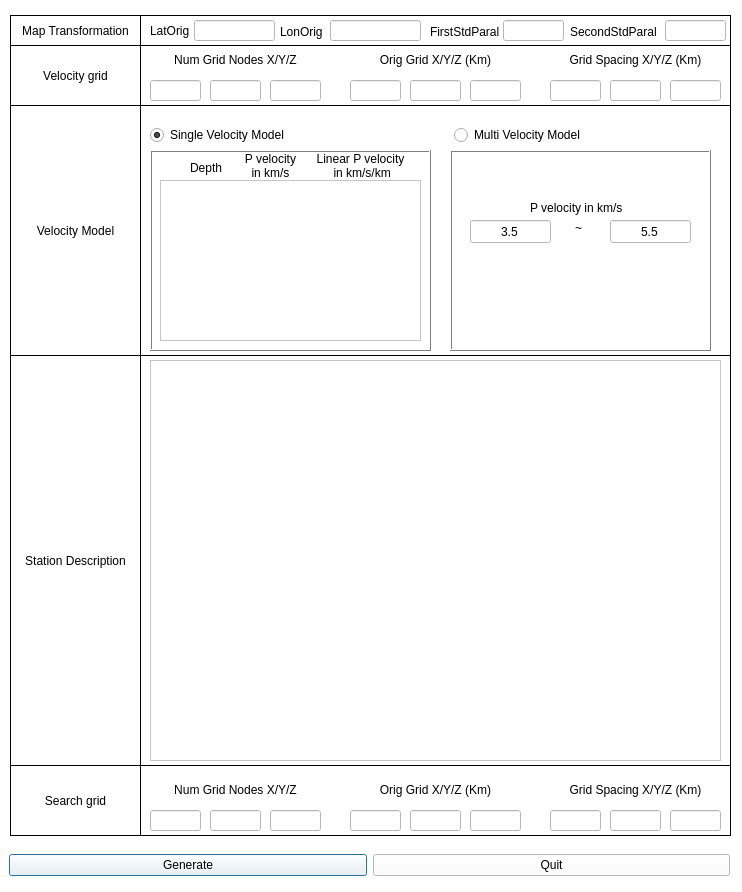
 <widget class="QDialog" name="NLLoc">
  <property name="geometry">
   <rect>
    <x>0</x>
    <y>0</y>
    <width>742</width>
    <height>892</height>
   </rect>
  </property>
  <property name="palette">
   <palette>
    <active>
     <colorrole role="WindowText">
      <brush brushstyle="SolidPattern">
       <color alpha="255">
        <red>0</red>
        <green>0</green>
        <blue>0</blue>
       </color>
      </brush>
     </colorrole>
     <colorrole role="Button">
      <brush brushstyle="SolidPattern">
       <color alpha="255">
        <red>255</red>
        <green>255</green>
        <blue>255</blue>
       </color>
      </brush>
     </colorrole>
     <colorrole role="Light">
      <brush brushstyle="SolidPattern">
       <color alpha="255">
        <red>255</red>
        <green>255</green>
        <blue>255</blue>
       </color>
      </brush>
     </colorrole>
     <colorrole role="Midlight">
      <brush brushstyle="SolidPattern">
       <color alpha="255">
        <red>255</red>
        <green>255</green>
        <blue>255</blue>
       </color>
      </brush>
     </colorrole>
     <colorrole role="Dark">
      <brush brushstyle="SolidPattern">
       <color alpha="255">
        <red>127</red>
        <green>127</green>
        <blue>127</blue>
       </color>
      </brush>
     </colorrole>
     <colorrole role="Mid">
      <brush brushstyle="SolidPattern">
       <color alpha="255">
        <red>170</red>
        <green>170</green>
        <blue>170</blue>
       </color>
      </brush>
     </colorrole>
     <colorrole role="Text">
      <brush brushstyle="SolidPattern">
       <color alpha="255">
        <red>0</red>
        <green>0</green>
        <blue>0</blue>
       </color>
      </brush>
     </colorrole>
     <colorrole role="BrightText">
      <brush brushstyle="SolidPattern">
       <color alpha="255">
        <red>255</red>
        <green>255</green>
        <blue>255</blue>
       </color>
      </brush>
     </colorrole>
     <colorrole role="ButtonText">
      <brush brushstyle="SolidPattern">
       <color alpha="255">
        <red>0</red>
        <green>0</green>
        <blue>0</blue>
       </color>
      </brush>
     </colorrole>
     <colorrole role="Base">
      <brush brushstyle="SolidPattern">
       <color alpha="255">
        <red>255</red>
        <green>255</green>
        <blue>255</blue>
       </color>
      </brush>
     </colorrole>
     <colorrole role="Window">
      <brush brushstyle="SolidPattern">
       <color alpha="255">
        <red>255</red>
        <green>255</green>
        <blue>255</blue>
       </color>
      </brush>
     </colorrole>
     <colorrole role="Shadow">
      <brush brushstyle="SolidPattern">
       <color alpha="255">
        <red>0</red>
        <green>0</green>
        <blue>0</blue>
       </color>
      </brush>
     </colorrole>
     <colorrole role="AlternateBase">
      <brush brushstyle="SolidPattern">
       <color alpha="255">
        <red>255</red>
        <green>255</green>
        <blue>255</blue>
       </color>
      </brush>
     </colorrole>
     <colorrole role="ToolTipBase">
      <brush brushstyle="SolidPattern">
       <color alpha="255">
        <red>255</red>
        <green>255</green>
        <blue>220</blue>
       </color>
      </brush>
     </colorrole>
     <colorrole role="ToolTipText">
      <brush brushstyle="SolidPattern">
       <color alpha="255">
        <red>0</red>
        <green>0</green>
        <blue>0</blue>
       </color>
      </brush>
     </colorrole>
    </active>
    <inactive>
     <colorrole role="WindowText">
      <brush brushstyle="SolidPattern">
       <color alpha="255">
        <red>0</red>
        <green>0</green>
        <blue>0</blue>
       </color>
      </brush>
     </colorrole>
     <colorrole role="Button">
      <brush brushstyle="SolidPattern">
       <color alpha="255">
        <red>255</red>
        <green>255</green>
        <blue>255</blue>
       </color>
      </brush>
     </colorrole>
     <colorrole role="Light">
      <brush brushstyle="SolidPattern">
       <color alpha="255">
        <red>255</red>
        <green>255</green>
        <blue>255</blue>
       </color>
      </brush>
     </colorrole>
     <colorrole role="Midlight">
      <brush brushstyle="SolidPattern">
       <color alpha="255">
        <red>255</red>
        <green>255</green>
        <blue>255</blue>
       </color>
      </brush>
     </colorrole>
     <colorrole role="Dark">
      <brush brushstyle="SolidPattern">
       <color alpha="255">
        <red>127</red>
        <green>127</green>
        <blue>127</blue>
       </color>
      </brush>
     </colorrole>
     <colorrole role="Mid">
      <brush brushstyle="SolidPattern">
       <color alpha="255">
        <red>170</red>
        <green>170</green>
        <blue>170</blue>
       </color>
      </brush>
     </colorrole>
     <colorrole role="Text">
      <brush brushstyle="SolidPattern">
       <color alpha="255">
        <red>0</red>
        <green>0</green>
        <blue>0</blue>
       </color>
      </brush>
     </colorrole>
     <colorrole role="BrightText">
      <brush brushstyle="SolidPattern">
       <color alpha="255">
        <red>255</red>
        <green>255</green>
        <blue>255</blue>
       </color>
      </brush>
     </colorrole>
     <colorrole role="ButtonText">
      <brush brushstyle="SolidPattern">
       <color alpha="255">
        <red>0</red>
        <green>0</green>
        <blue>0</blue>
       </color>
      </brush>
     </colorrole>
     <colorrole role="Base">
      <brush brushstyle="SolidPattern">
       <color alpha="255">
        <red>255</red>
        <green>255</green>
        <blue>255</blue>
       </color>
      </brush>
     </colorrole>
     <colorrole role="Window">
      <brush brushstyle="SolidPattern">
       <color alpha="255">
        <red>255</red>
        <green>255</green>
        <blue>255</blue>
       </color>
      </brush>
     </colorrole>
     <colorrole role="Shadow">
      <brush brushstyle="SolidPattern">
       <color alpha="255">
        <red>0</red>
        <green>0</green>
        <blue>0</blue>
       </color>
      </brush>
     </colorrole>
     <colorrole role="AlternateBase">
      <brush brushstyle="SolidPattern">
       <color alpha="255">
        <red>255</red>
        <green>255</green>
        <blue>255</blue>
       </color>
      </brush>
     </colorrole>
     <colorrole role="ToolTipBase">
      <brush brushstyle="SolidPattern">
       <color alpha="255">
        <red>255</red>
        <green>255</green>
        <blue>220</blue>
       </color>
      </brush>
     </colorrole>
     <colorrole role="ToolTipText">
      <brush brushstyle="SolidPattern">
       <color alpha="255">
        <red>0</red>
        <green>0</green>
        <blue>0</blue>
       </color>
      </brush>
     </colorrole>
    </inactive>
    <disabled>
     <colorrole role="WindowText">
      <brush brushstyle="SolidPattern">
       <color alpha="255">
        <red>0</red>
        <green>0</green>
        <blue>0</blue>
       </color>
      </brush>
     </colorrole>
     <colorrole role="Button">
      <brush brushstyle="SolidPattern">
       <color alpha="255">
        <red>255</red>
        <green>255</green>
        <blue>255</blue>
       </color>
      </brush>
     </colorrole>
     <colorrole role="Light">
      <brush brushstyle="SolidPattern">
       <color alpha="255">
        <red>255</red>
        <green>255</green>
        <blue>255</blue>
       </color>
      </brush>
     </colorrole>
     <colorrole role="Midlight">
      <brush brushstyle="SolidPattern">
       <color alpha="255">
        <red>255</red>
        <green>255</green>
        <blue>255</blue>
       </color>
      </brush>
     </colorrole>
     <colorrole role="Dark">
      <brush brushstyle="SolidPattern">
       <color alpha="255">
        <red>127</red>
        <green>127</green>
        <blue>127</blue>
       </color>
      </brush>
     </colorrole>
     <colorrole role="Mid">
      <brush brushstyle="SolidPattern">
       <color alpha="255">
        <red>170</red>
        <green>170</green>
        <blue>170</blue>
       </color>
      </brush>
     </colorrole>
     <colorrole role="Text">
      <brush brushstyle="SolidPattern">
       <color alpha="255">
        <red>0</red>
        <green>0</green>
        <blue>0</blue>
       </color>
      </brush>
     </colorrole>
     <colorrole role="BrightText">
      <brush brushstyle="SolidPattern">
       <color alpha="255">
        <red>255</red>
        <green>255</green>
        <blue>255</blue>
       </color>
      </brush>
     </colorrole>
     <colorrole role="ButtonText">
      <brush brushstyle="SolidPattern">
       <color alpha="255">
        <red>0</red>
        <green>0</green>
        <blue>0</blue>
       </color>
      </brush>
     </colorrole>
     <colorrole role="Base">
      <brush brushstyle="SolidPattern">
       <color alpha="255">
        <red>255</red>
        <green>255</green>
        <blue>255</blue>
       </color>
      </brush>
     </colorrole>
     <colorrole role="Window">
      <brush brushstyle="SolidPattern">
       <color alpha="255">
        <red>255</red>
        <green>255</green>
        <blue>255</blue>
       </color>
      </brush>
     </colorrole>
     <colorrole role="Shadow">
      <brush brushstyle="SolidPattern">
       <color alpha="255">
        <red>0</red>
        <green>0</green>
        <blue>0</blue>
       </color>
      </brush>
     </colorrole>
     <colorrole role="AlternateBase">
      <brush brushstyle="SolidPattern">
       <color alpha="255">
        <red>255</red>
        <green>255</green>
        <blue>255</blue>
       </color>
      </brush>
     </colorrole>
     <colorrole role="ToolTipBase">
      <brush brushstyle="SolidPattern">
       <color alpha="255">
        <red>255</red>
        <green>255</green>
        <blue>220</blue>
       </color>
      </brush>
     </colorrole>
     <colorrole role="ToolTipText">
      <brush brushstyle="SolidPattern">
       <color alpha="255">
        <red>0</red>
        <green>0</green>
        <blue>0</blue>
       </color>
      </brush>
     </colorrole>
    </disabled>
   </palette>
  </property>
  <property name="windowTitle">
   <string>Config NLLoc params</string>
  </property>
  <widget class="QLabel" name="LB11">
   <property name="enabled">
    <bool>false</bool>
   </property>
   <property name="geometry">
    <rect>
     <x>10</x>
     <y>15</y>
     <width>131</width>
     <height>31</height>
    </rect>
   </property>
   <property name="frameShape">
    <enum>QFrame::Box</enum>
   </property>
   <property name="frameShadow">
    <enum>QFrame::Plain</enum>
   </property>
   <property name="text">
    <string>Map Transformation</string>
   </property>
   <property name="alignment">
    <set>Qt::AlignCenter</set>
   </property>
  </widget>
  <widget class="QLineEdit" name="latOrigLE">
   <property name="enabled">
    <bool>true</bool>
   </property>
   <property name="geometry">
    <rect>
     <x>194</x>
     <y>20</y>
     <width>81</width>
     <height>21</height>
    </rect>
   </property>
   <property name="text">
    <string/>
   </property>
   <property name="alignment">
    <set>Qt::AlignCenter</set>
   </property>
  </widget>
  <widget class="QLabel" name="LB21">
   <property name="enabled">
    <bool>false</bool>
   </property>
   <property name="geometry">
    <rect>
     <x>140</x>
     <y>15</y>
     <width>591</width>
     <height>31</height>
    </rect>
   </property>
   <property name="frameShape">
    <enum>QFrame::Box</enum>
   </property>
   <property name="frameShadow">
    <enum>QFrame::Plain</enum>
   </property>
   <property name="text">
    <string/>
   </property>
   <property name="alignment">
    <set>Qt::AlignCenter</set>
   </property>
  </widget>
  <widget class="QLabel" name="label">
   <property name="geometry">
    <rect>
     <x>150</x>
     <y>22</y>
     <width>55</width>
     <height>17</height>
    </rect>
   </property>
   <property name="text">
    <string>LatOrig</string>
   </property>
  </widget>
  <widget class="QLabel" name="label_2">
   <property name="geometry">
    <rect>
     <x>280</x>
     <y>23</y>
     <width>55</width>
     <height>17</height>
    </rect>
   </property>
   <property name="text">
    <string>LonOrig</string>
   </property>
  </widget>
  <widget class="QLineEdit" name="lonOrigLE">
   <property name="enabled">
    <bool>true</bool>
   </property>
   <property name="geometry">
    <rect>
     <x>330</x>
     <y>20</y>
     <width>91</width>
     <height>21</height>
    </rect>
   </property>
   <property name="text">
    <string/>
   </property>
   <property name="alignment">
    <set>Qt::AlignCenter</set>
   </property>
  </widget>
  <widget class="QLabel" name="label_3">
   <property name="geometry">
    <rect>
     <x>430</x>
     <y>23</y>
     <width>81</width>
     <height>17</height>
    </rect>
   </property>
   <property name="text">
    <string>FirstStdParal</string>
   </property>
  </widget>
  <widget class="QLineEdit" name="fspLE">
   <property name="enabled">
    <bool>true</bool>
   </property>
   <property name="geometry">
    <rect>
     <x>503</x>
     <y>20</y>
     <width>61</width>
     <height>21</height>
    </rect>
   </property>
   <property name="text">
    <string/>
   </property>
   <property name="alignment">
    <set>Qt::AlignCenter</set>
   </property>
  </widget>
  <widget class="QLabel" name="sspLB">
   <property name="geometry">
    <rect>
     <x>570</x>
     <y>23</y>
     <width>101</width>
     <height>17</height>
    </rect>
   </property>
   <property name="text">
    <string>SecondStdParal</string>
   </property>
  </widget>
  <widget class="QLineEdit" name="sspLE">
   <property name="enabled">
    <bool>true</bool>
   </property>
   <property name="geometry">
    <rect>
     <x>665</x>
     <y>20</y>
     <width>61</width>
     <height>21</height>
    </rect>
   </property>
   <property name="text">
    <string/>
   </property>
   <property name="alignment">
    <set>Qt::AlignCenter</set>
   </property>
  </widget>
  <widget class="QLabel" name="LB11_2">
   <property name="enabled">
    <bool>false</bool>
   </property>
   <property name="geometry">
    <rect>
     <x>10</x>
     <y>765</y>
     <width>131</width>
     <height>71</height>
    </rect>
   </property>
   <property name="frameShape">
    <enum>QFrame::Box</enum>
   </property>
   <property name="frameShadow">
    <enum>QFrame::Plain</enum>
   </property>
   <property name="text">
    <string>Search grid</string>
   </property>
   <property name="alignment">
    <set>Qt::AlignCenter</set>
   </property>
  </widget>
  <widget class="QLabel" name="LB21_2">
   <property name="enabled">
    <bool>false</bool>
   </property>
   <property name="geometry">
    <rect>
     <x>140</x>
     <y>765</y>
     <width>591</width>
     <height>71</height>
    </rect>
   </property>
   <property name="frameShape">
    <enum>QFrame::Box</enum>
   </property>
   <property name="frameShadow">
    <enum>QFrame::Plain</enum>
   </property>
   <property name="text">
    <string/>
   </property>
   <property name="alignment">
    <set>Qt::AlignCenter</set>
   </property>
  </widget>
  <widget class="QLabel" name="label_5">
   <property name="geometry">
    <rect>
     <x>150</x>
     <y>780</y>
     <width>171</width>
     <height>20</height>
    </rect>
   </property>
   <property name="text">
    <string>Num Grid Nodes X/Y/Z</string>
   </property>
   <property name="alignment">
    <set>Qt::AlignCenter</set>
   </property>
  </widget>
  <widget class="QLineEdit" name="ngxLE">
   <property name="enabled">
    <bool>true</bool>
   </property>
   <property name="geometry">
    <rect>
     <x>150</x>
     <y>810</y>
     <width>51</width>
     <height>21</height>
    </rect>
   </property>
   <property name="text">
    <string/>
   </property>
   <property name="alignment">
    <set>Qt::AlignCenter</set>
   </property>
  </widget>
  <widget class="QLineEdit" name="ngyLE">
   <property name="enabled">
    <bool>true</bool>
   </property>
   <property name="geometry">
    <rect>
     <x>210</x>
     <y>810</y>
     <width>51</width>
     <height>21</height>
    </rect>
   </property>
   <property name="text">
    <string/>
   </property>
   <property name="alignment">
    <set>Qt::AlignCenter</set>
   </property>
  </widget>
  <widget class="QLineEdit" name="ngzLE">
   <property name="enabled">
    <bool>true</bool>
   </property>
   <property name="geometry">
    <rect>
     <x>270</x>
     <y>810</y>
     <width>51</width>
     <height>21</height>
    </rect>
   </property>
   <property name="text">
    <string/>
   </property>
   <property name="alignment">
    <set>Qt::AlignCenter</set>
   </property>
  </widget>
  <widget class="QLabel" name="label_6">
   <property name="geometry">
    <rect>
     <x>350</x>
     <y>780</y>
     <width>171</width>
     <height>20</height>
    </rect>
   </property>
   <property name="text">
    <string>Orig Grid X/Y/Z (Km)</string>
   </property>
   <property name="alignment">
    <set>Qt::AlignCenter</set>
   </property>
  </widget>
  <widget class="QLabel" name="label_7">
   <property name="geometry">
    <rect>
     <x>550</x>
     <y>780</y>
     <width>171</width>
     <height>20</height>
    </rect>
   </property>
   <property name="text">
    <string>Grid Spacing X/Y/Z (Km)</string>
   </property>
   <property name="alignment">
    <set>Qt::AlignCenter</set>
   </property>
  </widget>
  <widget class="QLineEdit" name="ogxLE">
   <property name="enabled">
    <bool>true</bool>
   </property>
   <property name="geometry">
    <rect>
     <x>350</x>
     <y>810</y>
     <width>51</width>
     <height>21</height>
    </rect>
   </property>
   <property name="text">
    <string/>
   </property>
   <property name="alignment">
    <set>Qt::AlignCenter</set>
   </property>
  </widget>
  <widget class="QLineEdit" name="ogyLE">
   <property name="enabled">
    <bool>true</bool>
   </property>
   <property name="geometry">
    <rect>
     <x>410</x>
     <y>810</y>
     <width>51</width>
     <height>21</height>
    </rect>
   </property>
   <property name="text">
    <string/>
   </property>
   <property name="alignment">
    <set>Qt::AlignCenter</set>
   </property>
  </widget>
  <widget class="QLineEdit" name="ogzLE">
   <property name="enabled">
    <bool>true</bool>
   </property>
   <property name="geometry">
    <rect>
     <x>470</x>
     <y>810</y>
     <width>51</width>
     <height>21</height>
    </rect>
   </property>
   <property name="text">
    <string/>
   </property>
   <property name="alignment">
    <set>Qt::AlignCenter</set>
   </property>
  </widget>
  <widget class="QLineEdit" name="gsxLE">
   <property name="enabled">
    <bool>true</bool>
   </property>
   <property name="geometry">
    <rect>
     <x>550</x>
     <y>810</y>
     <width>51</width>
     <height>21</height>
    </rect>
   </property>
   <property name="text">
    <string/>
   </property>
   <property name="alignment">
    <set>Qt::AlignCenter</set>
   </property>
  </widget>
  <widget class="QLineEdit" name="gsyLE">
   <property name="enabled">
    <bool>true</bool>
   </property>
   <property name="geometry">
    <rect>
     <x>610</x>
     <y>810</y>
     <width>51</width>
     <height>21</height>
    </rect>
   </property>
   <property name="text">
    <string/>
   </property>
   <property name="alignment">
    <set>Qt::AlignCenter</set>
   </property>
  </widget>
  <widget class="QLineEdit" name="gszLE">
   <property name="enabled">
    <bool>true</bool>
   </property>
   <property name="geometry">
    <rect>
     <x>670</x>
     <y>810</y>
     <width>51</width>
     <height>21</height>
    </rect>
   </property>
   <property name="text">
    <string/>
   </property>
   <property name="alignment">
    <set>Qt::AlignCenter</set>
   </property>
  </widget>
  <widget class="QLineEdit" name="vogyLE">
   <property name="enabled">
    <bool>true</bool>
   </property>
   <property name="geometry">
    <rect>
     <x>410</x>
     <y>80</y>
     <width>51</width>
     <height>21</height>
    </rect>
   </property>
   <property name="text">
    <string/>
   </property>
   <property name="alignment">
    <set>Qt::AlignCenter</set>
   </property>
  </widget>
  <widget class="QLineEdit" name="vogzLE">
   <property name="enabled">
    <bool>true</bool>
   </property>
   <property name="geometry">
    <rect>
     <x>470</x>
     <y>80</y>
     <width>51</width>
     <height>21</height>
    </rect>
   </property>
   <property name="text">
    <string/>
   </property>
   <property name="alignment">
    <set>Qt::AlignCenter</set>
   </property>
  </widget>
  <widget class="QLineEdit" name="vngyLE">
   <property name="enabled">
    <bool>true</bool>
   </property>
   <property name="geometry">
    <rect>
     <x>210</x>
     <y>80</y>
     <width>51</width>
     <height>21</height>
    </rect>
   </property>
   <property name="text">
    <string/>
   </property>
   <property name="alignment">
    <set>Qt::AlignCenter</set>
   </property>
  </widget>
  <widget class="QLineEdit" name="vngzLE">
   <property name="enabled">
    <bool>true</bool>
   </property>
   <property name="geometry">
    <rect>
     <x>270</x>
     <y>80</y>
     <width>51</width>
     <height>21</height>
    </rect>
   </property>
   <property name="text">
    <string/>
   </property>
   <property name="alignment">
    <set>Qt::AlignCenter</set>
   </property>
  </widget>
  <widget class="QLineEdit" name="vogxLE">
   <property name="enabled">
    <bool>true</bool>
   </property>
   <property name="geometry">
    <rect>
     <x>350</x>
     <y>80</y>
     <width>51</width>
     <height>21</height>
    </rect>
   </property>
   <property name="text">
    <string/>
   </property>
   <property name="alignment">
    <set>Qt::AlignCenter</set>
   </property>
  </widget>
  <widget class="QLabel" name="LB21_3">
   <property name="enabled">
    <bool>false</bool>
   </property>
   <property name="geometry">
    <rect>
     <x>140</x>
     <y>45</y>
     <width>591</width>
     <height>61</height>
    </rect>
   </property>
   <property name="frameShape">
    <enum>QFrame::Box</enum>
   </property>
   <property name="frameShadow">
    <enum>QFrame::Plain</enum>
   </property>
   <property name="text">
    <string/>
   </property>
   <property name="alignment">
    <set>Qt::AlignCenter</set>
   </property>
  </widget>
  <widget class="QLineEdit" name="vngxLE">
   <property name="enabled">
    <bool>true</bool>
   </property>
   <property name="geometry">
    <rect>
     <x>150</x>
     <y>80</y>
     <width>51</width>
     <height>21</height>
    </rect>
   </property>
   <property name="text">
    <string/>
   </property>
   <property name="alignment">
    <set>Qt::AlignCenter</set>
   </property>
  </widget>
  <widget class="QLineEdit" name="vgsyLE">
   <property name="enabled">
    <bool>true</bool>
   </property>
   <property name="geometry">
    <rect>
     <x>610</x>
     <y>80</y>
     <width>51</width>
     <height>21</height>
    </rect>
   </property>
   <property name="text">
    <string/>
   </property>
   <property name="alignment">
    <set>Qt::AlignCenter</set>
   </property>
  </widget>
  <widget class="QLabel" name="LB11_3">
   <property name="enabled">
    <bool>false</bool>
   </property>
   <property name="geometry">
    <rect>
     <x>10</x>
     <y>45</y>
     <width>131</width>
     <height>61</height>
    </rect>
   </property>
   <property name="frameShape">
    <enum>QFrame::Box</enum>
   </property>
   <property name="frameShadow">
    <enum>QFrame::Plain</enum>
   </property>
   <property name="text">
    <string>Velocity grid</string>
   </property>
   <property name="alignment">
    <set>Qt::AlignCenter</set>
   </property>
  </widget>
  <widget class="QLineEdit" name="vgsxLE">
   <property name="enabled">
    <bool>true</bool>
   </property>
   <property name="geometry">
    <rect>
     <x>550</x>
     <y>80</y>
     <width>51</width>
     <height>21</height>
    </rect>
   </property>
   <property name="text">
    <string/>
   </property>
   <property name="alignment">
    <set>Qt::AlignCenter</set>
   </property>
  </widget>
  <widget class="QLineEdit" name="vgszLE">
   <property name="enabled">
    <bool>true</bool>
   </property>
   <property name="geometry">
    <rect>
     <x>670</x>
     <y>80</y>
     <width>51</width>
     <height>21</height>
    </rect>
   </property>
   <property name="text">
    <string/>
   </property>
   <property name="alignment">
    <set>Qt::AlignCenter</set>
   </property>
  </widget>
  <widget class="QLabel" name="LB11_4">
   <property name="enabled">
    <bool>false</bool>
   </property>
   <property name="geometry">
    <rect>
     <x>10</x>
     <y>105</y>
     <width>131</width>
     <height>251</height>
    </rect>
   </property>
   <property name="frameShape">
    <enum>QFrame::Box</enum>
   </property>
   <property name="frameShadow">
    <enum>QFrame::Plain</enum>
   </property>
   <property name="text">
    <string>Velocity Model</string>
   </property>
   <property name="alignment">
    <set>Qt::AlignCenter</set>
   </property>
  </widget>
  <widget class="QLabel" name="LB21_4">
   <property name="enabled">
    <bool>false</bool>
   </property>
   <property name="geometry">
    <rect>
     <x>140</x>
     <y>105</y>
     <width>591</width>
     <height>251</height>
    </rect>
   </property>
   <property name="frameShape">
    <enum>QFrame::Box</enum>
   </property>
   <property name="frameShadow">
    <enum>QFrame::Plain</enum>
   </property>
   <property name="text">
    <string/>
   </property>
   <property name="alignment">
    <set>Qt::AlignCenter</set>
   </property>
  </widget>
  <widget class="QLabel" name="LB11_5">
   <property name="enabled">
    <bool>false</bool>
   </property>
   <property name="geometry">
    <rect>
     <x>10</x>
     <y>355</y>
     <width>131</width>
     <height>411</height>
    </rect>
   </property>
   <property name="frameShape">
    <enum>QFrame::Box</enum>
   </property>
   <property name="frameShadow">
    <enum>QFrame::Plain</enum>
   </property>
   <property name="text">
    <string>Station Description</string>
   </property>
   <property name="alignment">
    <set>Qt::AlignCenter</set>
   </property>
  </widget>
  <widget class="QLabel" name="LB21_5">
   <property name="enabled">
    <bool>false</bool>
   </property>
   <property name="geometry">
    <rect>
     <x>140</x>
     <y>355</y>
     <width>591</width>
     <height>411</height>
    </rect>
   </property>
   <property name="frameShape">
    <enum>QFrame::Box</enum>
   </property>
   <property name="frameShadow">
    <enum>QFrame::Plain</enum>
   </property>
   <property name="text">
    <string/>
   </property>
   <property name="alignment">
    <set>Qt::AlignCenter</set>
   </property>
  </widget>
  <widget class="QListWidget" name="listWidget">
   <property name="enabled">
    <bool>false</bool>
   </property>
   <property name="geometry">
    <rect>
     <x>150</x>
     <y>360</y>
     <width>571</width>
     <height>401</height>
    </rect>
   </property>
  </widget>
  <widget class="QLabel" name="label_8">
   <property name="geometry">
    <rect>
     <x>150</x>
     <y>50</y>
     <width>171</width>
     <height>20</height>
    </rect>
   </property>
   <property name="text">
    <string>Num Grid Nodes X/Y/Z</string>
   </property>
   <property name="alignment">
    <set>Qt::AlignCenter</set>
   </property>
  </widget>
  <widget class="QLabel" name="label_9">
   <property name="geometry">
    <rect>
     <x>350</x>
     <y>50</y>
     <width>171</width>
     <height>20</height>
    </rect>
   </property>
   <property name="text">
    <string>Orig Grid X/Y/Z (Km)</string>
   </property>
   <property name="alignment">
    <set>Qt::AlignCenter</set>
   </property>
  </widget>
  <widget class="QLabel" name="label_10">
   <property name="geometry">
    <rect>
     <x>550</x>
     <y>50</y>
     <width>171</width>
     <height>20</height>
    </rect>
   </property>
   <property name="text">
    <string>Grid Spacing X/Y/Z (Km)</string>
   </property>
   <property name="alignment">
    <set>Qt::AlignCenter</set>
   </property>
  </widget>
  <widget class="QWidget" name="horizontalLayoutWidget">
   <property name="geometry">
    <rect>
     <x>9</x>
     <y>850</y>
     <width>721</width>
     <height>31</height>
    </rect>
   </property>
   <layout class="QHBoxLayout" name="horizontalLayout">
    <item>
     <widget class="QPushButton" name="genButton">
      <property name="text">
       <string>Generate</string>
      </property>
     </widget>
    </item>
    <item>
     <widget class="QPushButton" name="quitButton">
      <property name="text">
       <string>Quit</string>
      </property>
     </widget>
    </item>
   </layout>
  </widget>
  <widget class="QWidget" name="horizontalLayoutWidget_2">
   <property name="geometry">
    <rect>
     <x>150</x>
     <y>120</y>
     <width>601</width>
     <height>31</height>
    </rect>
   </property>
   <layout class="QHBoxLayout" name="horizontalLayout_2">
    <item>
     <widget class="QRadioButton" name="svmr">
      <property name="text">
       <string>Single Velocity Model</string>
      </property>
      <property name="checked">
       <bool>true</bool>
      </property>
     </widget>
    </item>
    <item>
     <widget class="QRadioButton" name="mvmr">
      <property name="text">
       <string>Multi Velocity Model</string>
      </property>
     </widget>
    </item>
   </layout>
  </widget>
  <widget class="QFrame" name="svmf">
   <property name="geometry">
    <rect>
     <x>150</x>
     <y>150</y>
     <width>281</width>
     <height>201</height>
    </rect>
   </property>
   <property name="frameShape">
    <enum>QFrame::Box</enum>
   </property>
   <property name="frameShadow">
    <enum>QFrame::Raised</enum>
   </property>
   <widget class="QTextEdit" name="textEdit">
    <property name="geometry">
     <rect>
      <x>10</x>
      <y>30</y>
      <width>261</width>
      <height>161</height>
     </rect>
    </property>
   </widget>
   <widget class="QLabel" name="label_15">
    <property name="geometry">
     <rect>
      <x>40</x>
      <y>10</y>
      <width>41</width>
      <height>16</height>
     </rect>
    </property>
    <property name="text">
     <string>Depth</string>
    </property>
   </widget>
   <widget class="QLabel" name="label_16">
    <property name="geometry">
     <rect>
      <x>90</x>
      <y>0</y>
      <width>61</width>
      <height>31</height>
     </rect>
    </property>
    <property name="text">
     <string>P velocity
in km/s</string>
    </property>
    <property name="alignment">
     <set>Qt::AlignCenter</set>
    </property>
   </widget>
   <widget class="QLabel" name="label_17">
    <property name="geometry">
     <rect>
      <x>160</x>
      <y>0</y>
      <width>101</width>
      <height>31</height>
     </rect>
    </property>
    <property name="text">
     <string>Linear P velocity
 in km/s/km</string>
    </property>
    <property name="alignment">
     <set>Qt::AlignCenter</set>
    </property>
   </widget>
  </widget>
  <widget class="QFrame" name="mvmf">
   <property name="enabled">
    <bool>false</bool>
   </property>
   <property name="geometry">
    <rect>
     <x>450</x>
     <y>150</y>
     <width>261</width>
     <height>201</height>
    </rect>
   </property>
   <property name="frameShape">
    <enum>QFrame::Box</enum>
   </property>
   <property name="frameShadow">
    <enum>QFrame::Raised</enum>
   </property>
   <widget class="QLineEdit" name="fpv">
    <property name="geometry">
     <rect>
      <x>20</x>
      <y>70</y>
      <width>81</width>
      <height>23</height>
     </rect>
    </property>
    <property name="text">
     <string>3.5</string>
    </property>
    <property name="alignment">
     <set>Qt::AlignCenter</set>
    </property>
   </widget>
   <widget class="QLineEdit" name="lpv">
    <property name="geometry">
     <rect>
      <x>160</x>
      <y>70</y>
      <width>81</width>
      <height>23</height>
     </rect>
    </property>
    <property name="text">
     <string>5.5</string>
    </property>
    <property name="alignment">
     <set>Qt::AlignCenter</set>
    </property>
   </widget>
   <widget class="QLabel" name="label_13">
    <property name="geometry">
     <rect>
      <x>125</x>
      <y>70</y>
      <width>21</width>
      <height>16</height>
     </rect>
    </property>
    <property name="text">
     <string>~</string>
    </property>
   </widget>
   <widget class="QLabel" name="label_14">
    <property name="geometry">
     <rect>
      <x>80</x>
      <y>50</y>
      <width>111</width>
      <height>16</height>
     </rect>
    </property>
    <property name="text">
     <string>P velocity in km/s </string>
    </property>
   </widget>
  </widget>
  <zorder>LB21_3</zorder>
  <zorder>LB21</zorder>
  <zorder>LB11</zorder>
  <zorder>latOrigLE</zorder>
  <zorder>label</zorder>
  <zorder>label_2</zorder>
  <zorder>lonOrigLE</zorder>
  <zorder>label_3</zorder>
  <zorder>fspLE</zorder>
  <zorder>sspLB</zorder>
  <zorder>sspLE</zorder>
  <zorder>LB11_2</zorder>
  <zorder>LB21_2</zorder>
  <zorder>label_5</zorder>
  <zorder>ngxLE</zorder>
  <zorder>ngyLE</zorder>
  <zorder>ngzLE</zorder>
  <zorder>label_6</zorder>
  <zorder>label_7</zorder>
  <zorder>ogxLE</zorder>
  <zorder>ogyLE</zorder>
  <zorder>ogzLE</zorder>
  <zorder>gsxLE</zorder>
  <zorder>gsyLE</zorder>
  <zorder>gszLE</zorder>
  <zorder>vogyLE</zorder>
  <zorder>vogzLE</zorder>
  <zorder>vngyLE</zorder>
  <zorder>vngzLE</zorder>
  <zorder>vogxLE</zorder>
  <zorder>vngxLE</zorder>
  <zorder>vgsyLE</zorder>
  <zorder>LB11_3</zorder>
  <zorder>vgsxLE</zorder>
  <zorder>vgszLE</zorder>
  <zorder>LB11_4</zorder>
  <zorder>LB21_4</zorder>
  <zorder>LB11_5</zorder>
  <zorder>LB21_5</zorder>
  <zorder>listWidget</zorder>
  <zorder>label_8</zorder>
  <zorder>label_9</zorder>
  <zorder>label_10</zorder>
  <zorder>horizontalLayoutWidget</zorder>
  <zorder>horizontalLayoutWidget_2</zorder>
  <zorder>svmf</zorder>
  <zorder>mvmf</zorder>
 </widget>
